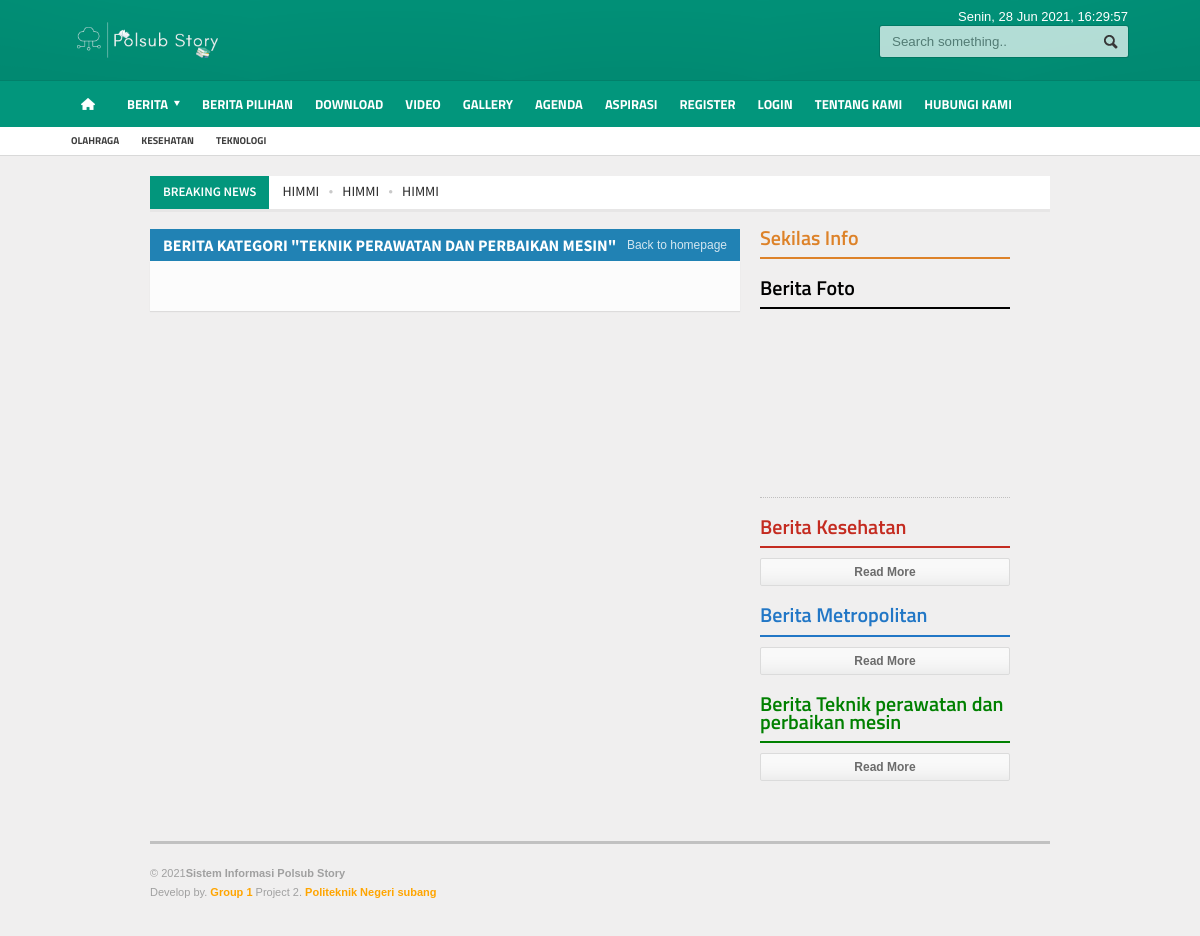
The app's page /kategori/detail/tppm with its own data.
### tables this page shows
CREATE TABLE `logo` (
  `id_logo` int(5) NOT NULL,
  `gambar` varchar(100) NOT NULL
);

CREATE TABLE `menu` (
  `id_menu` int(5) NOT NULL,
  `id_parent` int(5) NOT NULL DEFAULT 0,
  `nama_menu` varchar(255) NOT NULL,
  `link` varchar(100) NOT NULL,
  `aktif` enum('Ya','Tidak') NOT NULL DEFAULT 'Ya',
  `position` enum('Top','Bottom') DEFAULT 'Bottom',
  `urutan` int(3) NOT NULL
);

CREATE TABLE `tag` (
  `id_tag` int(5) NOT NULL,
  `nama_tag` varchar(100) NOT NULL,
  `username` varchar(50) NOT NULL,
  `tag_seo` varchar(100) NOT NULL,
  `count` int(5) NOT NULL
);

CREATE TABLE `berita` (
  `id_berita` int(5) NOT NULL,
  `id_kategori` int(5) NOT NULL,
  `username` varchar(30) NOT NULL,
  `judul` varchar(100) NOT NULL,
  `sub_judul` varchar(255) NOT NULL,
  `youtube` varchar(100) NOT NULL,
  `judul_seo` text NOT NULL,
  `headline` enum('Y','N') NOT NULL DEFAULT 'Y',
  `aktif` enum('Y','N') NOT NULL DEFAULT 'N',
  `utama` enum('Y','N') NOT NULL DEFAULT 'Y',
  `isi_berita` longtext NOT NULL,
  `keterangan_gambar` text NOT NULL,
  `hari` varchar(20) NOT NULL,
  `tanggal` date NOT NULL,
  `jam` time NOT NULL,
  `gambar` varchar(100) NOT NULL,
  `dibaca` int(5) NOT NULL DEFAULT 1,
  `tag` varchar(100) NOT NULL,
  `status` enum('Y','N') NOT NULL DEFAULT 'Y'
);

CREATE TABLE `kategori` (
  `id_kategori` int(5) NOT NULL,
  `nama_kategori` varchar(50) NOT NULL,
  `username` varchar(50) NOT NULL,
  `kategori_seo` varchar(100) NOT NULL,
  `aktif` enum('Y','N') NOT NULL DEFAULT 'Y',
  `sidebar` int(10) NOT NULL,
  `gambar_utama` text NOT NULL
);

### application/views/phpmu-magazine/sidebar_kanan.php (the view, shortened to what this page needs)
 	<?php
	$tag = $this->model_utama->view_ordering_limit('tag','id_tag','RANDOM',0,50);
?>

### application/libraries/Template.php (called while the page is built)
<?php if ( ! defined('BASEPATH')) exit('No direct script access allowed');
class Template {
		var $template_data = array();
		function set($name, $value)
		{
			$this->template_data[$name] = $value;
		}
		function load($template = '', $view = '' , $view_data = array(), $return = FALSE)
		{
			$this->CI =& get_instance();
			$this->set('contents', $this->CI->load->view($view, $view_data, TRUE));
			return $this->CI->load->view($template, $this->template_data, $return);
		}
}

### application/controllers/Kategori.php (called while the page is built, shortened)
<?php
class Kategori extends CI_Controller {
	public function detail(){
		$query = $this->model_utama->view_where('kategori',array('kategori_seo' => $this->uri->segment(3)));
		if ($query->num_rows()<=0){
			redirect('main');
		}else{
			$row = $query->row_array();
			$config['per_page'] = 10;
			if ($this->uri->segment('4')==''){
				$dari = 0;
			}else{
				$dari = $this->uri->segment('4');
			}
			$data['title'] = "Berita Kategori $row[nama_kategori]";
			$data['description'] = description();
			$data['keywords'] = keywords();
			$data['rows'] = $row;
			if (is_numeric($dari)) {
				$data['beritakategori'] = $this->model_utama->view_join_two('berita','users','kategori','username','id_kategori',array('berita.status' => 'Y','berita.id_kategori' => $row['id_kategori']),'id_berita','DESC',$dari,$config['per_page']);
			}else{
				redirect('main');
			}
			$this->template->load(template().'/template',template().'/detailkategori',$data);
		}
	}
}

### index.php (called while the page is built, shortened)
<?php
require_once BASEPATH.'core/CodeIgniter.php';

### application/models/Model_utama.php (called while the page is built, shortened)
<?php
class Model_utama extends CI_model{
    public function view_where($table,$data){
        $this->db->where($data);
        return $this->db->get($table);
    }
    public function view_ordering_limit($table,$order,$ordering,$baris,$dari){
        $this->db->select('*');
        $this->db->order_by($order,$ordering);
        $this->db->limit($dari, $baris);
        return $this->db->get($table);
    }
    public function view_where_ordering_limit($table,$data,$order,$ordering,$baris,$dari){
        $this->db->where($data);
        $this->db->order_by($order,$ordering);
        $this->db->limit($dari, $baris);
        return $this->db->get($table);
    }
    public function view_join_two($table1,$table2,$table3,$field,$field1,$where,$order,$ordering,$baris,$dari){
        $this->db->select('*');
        $this->db->from($table1);
        $this->db->join($table2, $table1.'.'.$field.'='.$table2.'.'.$field);
        $this->db->join($table3, $table1.'.'.$field1.'='.$table3.'.'.$field1);
        $this->db->where($where);
        $this->db->order_by($order,$ordering);
        $this->db->limit($dari, $baris);
        return $this->db->get();
    }
    function kunjungan(){
        $ip      = $_SERVER['REMOTE_ADDR'];
        $tanggal = date("Y-m-d");
        $waktu   = time();
        $cekk = $this->db->query("SELECT * FROM statistik WHERE ip='$ip' AND tanggal='$tanggal'");
        $rowh = $cekk->row_array();
        if($cekk->num_rows() == 0){
            $datadb = array('ip'=>$ip, 'tanggal'=>$tanggal, 'hits'=>'1', 'online'=>$waktu);
            $this->db->insert('statistik',$datadb);
        }else{
            $hitss = $rowh['hits'] + 1;
            $datadb = array('ip'=>$ip, 'tanggal'=>$tanggal, 'hits'=>$hitss, 'online'=>$waktu);
            $array = array('ip' => $ip, 'tanggal' => $tanggal);
            $this->db->where($array);
            $this->db->update('statistik',$datadb);
        }
    }
}

### application/helpers/engine_helper.php (called while the page is built, shortened)
<?php
    function template(){
        $ci = & get_instance();
        $query = $ci->db->query("SELECT folder FROM templates where aktif='Y'");
        $tmp = $query->row_array();
        if ($query->num_rows()>=1){
            return $tmp['folder'];
        }else{
            return 'errors';
        }
    }
    function background(){
        $ci = & get_instance();
        $bg = $ci->db->query("SELECT gambar FROM background ORDER BY id_background DESC LIMIT 1")->row_array();
        return $bg['gambar'];
    }

### application/helpers/phpmu_helper.php (called while the page is built, shortened)
<?php
    function tgl_indo($tgl){
            $tanggal = substr($tgl,8,2);
            $bulan = getBulan(substr($tgl,5,2));
            $tahun = substr($tgl,0,4);
            return $tanggal.' '.$bulan.' '.$tahun;
    }
    function hari_ini($w){
        $seminggu = array("Minggu","Senin","Selasa","Rabu","Kamis","Jumat","Sabtu");
        $hari_ini = $seminggu[$w];
        return $hari_ini;
    }
    function getBulan($bln){
                switch ($bln){
                    case 4:
                        return "Apr";
                        break;
                    case 6:
                        return "Jun";
                        break;
                }
            }

### application/views/phpmu-magazine/sidebar_kanan.php (the view, shortened to what this page needs)
 	<?php
	$tag = $this->model_utama->view_ordering_limit('tag','id_tag','RANDOM',0,50);
?>

### application/views/phpmu-magazine/detailkategori.php (shortened to what this page needs)
<div class="main-content">
<div class="main-page left">
<div class="double-block">
<div class="content-block main left">
	<div class="block">
		<div class="block-title" style="background: #2182b4;">
			<a href="<?php echo base_url(); ?>" class="right">Back to homepage</a>
			<h2>Berita Kategori "<?php echo "$rows[nama_kategori]"; ?>"</h2>
		</div>
		<div class="block-content">
		</div>
	</div>
</div>
<div class="content-block right">
	<?php include "sidebar_kiri.php"; ?>
</div>
</div>
</div>
<?php include "sidebar_kanan.php"; ?>
</div>

### application/views/phpmu-magazine/sidebar_kiri.php (shortened to what this page needs)
<div class="block">
	<h2 style='color: #dd8229;border-bottom: 2px solid #dd8229;' class="list-title">Sekilas Info</h2>
</div>
<div class="block">
  <h2 style='color:#000; border-bottom: 2px solid #000;' class="list-title">Berita Foto</h2>
  <div class="latest-galleries">
	  <div class="gallery-widget">
		  <div class="gallery-photo" rel="hover-parent">
			  <ul rel="4">
			  </ul>
		  </div>
	  </div>
  </div>
</div>
<div class="block">
	<?php $rh = $this->model_utama->view_where('kategori',array('sidebar' => 5))->row_array(); ?>
	<h2 class="list-title" style="color: #c42b20;border-bottom: 2px solid #c42b20;">Berita <?php echo "$rh[nama_kategori]"; ?></h2>
	<a href="<?php echo base_url()."kategori/detail/$rh[kategori_seo]"; ?>" class="more">Read More</a>
</div>
<div class="block">
	<?php $rhx = $this->model_utama->view_where('kategori',array('sidebar' => 6))->row_array(); ?>
	<h2 class="list-title" style="color: #2277c6;border-bottom: 2px solid #2277c6;">Berita <?php echo "$rhx[nama_kategori]"; ?></h2>
	<a href="<?php echo base_url()."kategori/detail/$rhx[kategori_seo]"; ?>" class="more">Read More</a>
</div>
<div class="block">
	<?php $rha = $this->model_utama->view_where('kategori',array('sidebar' => 7))->row_array(); ?>
	<h2 class="list-title" style="color:green; border-bottom: 2px solid green;">Berita <?php echo "$rha[nama_kategori]"; ?></h2>
	<a href="<?php echo base_url()."kategori/detail/$rhx[kategori_seo]"; ?>" class="more">Read More</a>
</div>

### application/views/phpmu-magazine/template.php (shortened to what this page needs)
<!DOCTYPE HTML>
<html lang = "id">
<head>
	<link type="text/css" rel="stylesheet" href="<?php echo base_url(); ?>template/<?php echo template(); ?>/background/<?php echo background(); ?>/reset.css" />
	<link type="text/css" rel="stylesheet" href="<?php echo base_url(); ?>template/<?php echo template(); ?>/background/<?php echo background(); ?>/main-stylesheet.css" />
	<link type="text/css" rel="stylesheet" href="<?php echo base_url(); ?>template/<?php echo template(); ?>/background/<?php echo background(); ?>/shortcode.css" />
	<link type="text/css" rel="stylesheet" href="<?php echo base_url(); ?>template/<?php echo template(); ?>/background/<?php echo background(); ?>/fonts.css" />
	<link type="text/css" rel="stylesheet" href="<?php echo base_url(); ?>template/<?php echo template(); ?>/background/<?php echo background(); ?>/responsive.css" />
	<link type="text/css" rel="stylesheet" href="<?php echo base_url(); ?>template/<?php echo template(); ?>/background/style.css">
	<link type="text/css" rel="stylesheet" href="<?php echo base_url(); ?>template/<?php echo template(); ?>/background/ideaboxWeather.css">
	<link type="text/css" rel="stylesheet" href="<?php echo base_url(); ?>template/<?php echo template(); ?>/slide/slide.css">
	<link rel="stylesheet" href="<?php echo base_url(); ?>template/<?php echo template(); ?>/lightbox/lightbox.css">
</head>
<body>
<div class="boxed">
	<div class="header">
		<?php include "header.php"; ?>
	</div>
	<div class="content">
		<div class="wrapper">
			<div class="breaking-news">
				<span class="the-title">Breaking News</span>
				<ul>
					<?php
					  $terkini = $this->model_utama->view_where_ordering_limit('berita',array('status' => 'Y'),'id_berita','DESC',0,10);
					  foreach ($terkini->result_array() as $row) {
						echo "<li><a href='$row[judul_seo]'>$row[judul]</a></li>";
					  }
					?>
				</ul>
			</div>
			<div class="main-content">
				<?php echo $contents; ?>
			</div>
		</div>
	</div>
	<footer>
		<div class="footer">
			<?php
				include "footer.php";
			?>
		</div>
	</footer>
</div>
</body>
</html>

### application/views/phpmu-magazine/header.php (shortened to what this page needs)
<?php
echo "<div class='wrapper'>
	<div class='header-logo'>";
		  $logo = $this->model_utama->view_ordering_limit('logo','id_logo','DESC',0,1);
		  foreach ($logo->result_array() as $row) {
			echo "<a href='".base_url()."'><img style='max-height:50px' src='".base_url()."asset/logo/$row[gambar]'/></a>";
		  }
	echo "</div>
	<div class='header-menu'>
		<ul>";
		echo "</ul>
	</div>
	<div class='header-addons'>
		<span class='city'>
		  ".hari_ini(date('w')).", ".tgl_indo(date('Y-m-d')).", <span id='jam'></span></span>
		<div class='header-search'>
			".form_open('berita/index')."
				<input type='text' placeholder='Search something..'' name='kata' class='search-input' required/>
				<input type='submit' value='Search' name='cari' class='search-button'/>
			</form>
		</div>
	</div>
</div>
<div class='main-menu sticky'>
	<div class='wrapper'>";
		function main_menu() {
			$ci = & get_instance();
	        $query = $ci->db->query("SELECT id_menu, nama_menu, link, id_parent FROM menu where aktif='Ya' AND position='Bottom' order by urutan");
	        $menu = array('items' => array(),'parents' => array());
	        foreach ($query->result() as $menus) {
	            $menu['items'][$menus->id_menu] = $menus;
	            $menu['parents'][$menus->id_parent][] = $menus->id_menu;
	        }
	        if ($menu) {
	            $result = build_main_menu(0, $menu);
	            return $result;
	        }else{
	            return FALSE;
	        }
	    }
		function build_main_menu($parent, $menu) {
	        $html = "";
	        if (isset($menu['parents'][$parent])) {
	        	if ($parent=='0'){
		            $html .= "<ul class='the-menu'>
		            			<li><a href='".base_url()."' style='background: url(".base_url()."asset/images/home.png) no-repeat center; font-size:0; width:34px;'><br></a></li>";
		        }else{
		        	$html .= "<ul>";
		        }
	            foreach ($menu['parents'][$parent] as $itemId) {
	                if (!isset($menu['parents'][$itemId])) {
	                    if(preg_match("/^http/", $menu['items'][$itemId]->link)) {
	                        $html .= "<li><a target='_BLANK' href='".$menu['items'][$itemId]->link."'>".$menu['items'][$itemId]->nama_menu."</a></li>";
	                    }else{
	                        $html .= "<li><a href='".base_url().''.$menu['items'][$itemId]->link."'>".$menu['items'][$itemId]->nama_menu."</a></li>";
	                    }
	                }
	                if (isset($menu['parents'][$itemId])) {
	                    if(preg_match("/^http/", $menu['items'][$itemId]->link)) {
	                        $html .= "<li><a target='_BLANK' href='".$menu['items'][$itemId]->link."'><span>".$menu['items'][$itemId]->nama_menu."</span></a>";
	                    }else{
	                        $html .= "<li><a href='".base_url().''.$menu['items'][$itemId]->link."'><span>".$menu['items'][$itemId]->nama_menu."</span></a>";
	                    }
	                    $html .= build_main_menu($itemId, $menu);
	                    $html .= "</li>";
	                }
	            }
	            $html .= "</ul>";
	        }
	        return $html;
	    }
	    echo main_menu();
	echo "</div>
</div>
<div class='secondary-menu'>
	<div class='wrapper'>
		<ul>";
				$tag = $this->model_utama->view_ordering_limit('tag','id_tag','RANDOM',0,14);
		  		foreach ($tag->result_array() as $row) {
					echo "<li><a href='".base_url()."tag/detail/$row[tag_seo]'>$row[nama_tag]</a></li>";
				}
		echo "</ul>
	</div>
</div>";

### template/phpmu-magazine/background/toska/responsive/desktop.css (style rules this page uses)
@media only screen and (max-width: 1200px) { .boxed { min-width: 320px!important; } }
@media only screen and (max-width: 1200px) { .wrapper { width: 900px; } }
@media only screen and (max-width: 1200px) { .header .header-menu { width: 37%; } }

### records on screen
logo: gambar (picture)
menu: nama_menu "BERITA"
menu: nama_menu "BERITA PILIHAN"
menu: nama_menu "DOWNLOAD"
menu: nama_menu "VIDEO"
menu: nama_menu "GALLERY"
menu: nama_menu "AGENDA"
menu: nama_menu "ASPIRASI"
menu: nama_menu "REGISTER"
menu: nama_menu "LOGIN"
menu: nama_menu "TENTANG KAMI"
menu: nama_menu "HUBUNGI KAMI"
tag: nama_tag "OLAHRAGA"
tag: nama_tag "KESEHATAN"
tag: nama_tag "TEKNOLOGI"
berita: judul "HIMMI"
kategori: nama_kategori "TEKNIK PERAWATAN DAN PERBAIKAN MESIN", nama_kategori "Teknik perawatan dan perbaikan mesin"
kategori: nama_kategori "Kesehatan"
kategori: nama_kategori "Metropolitan"
